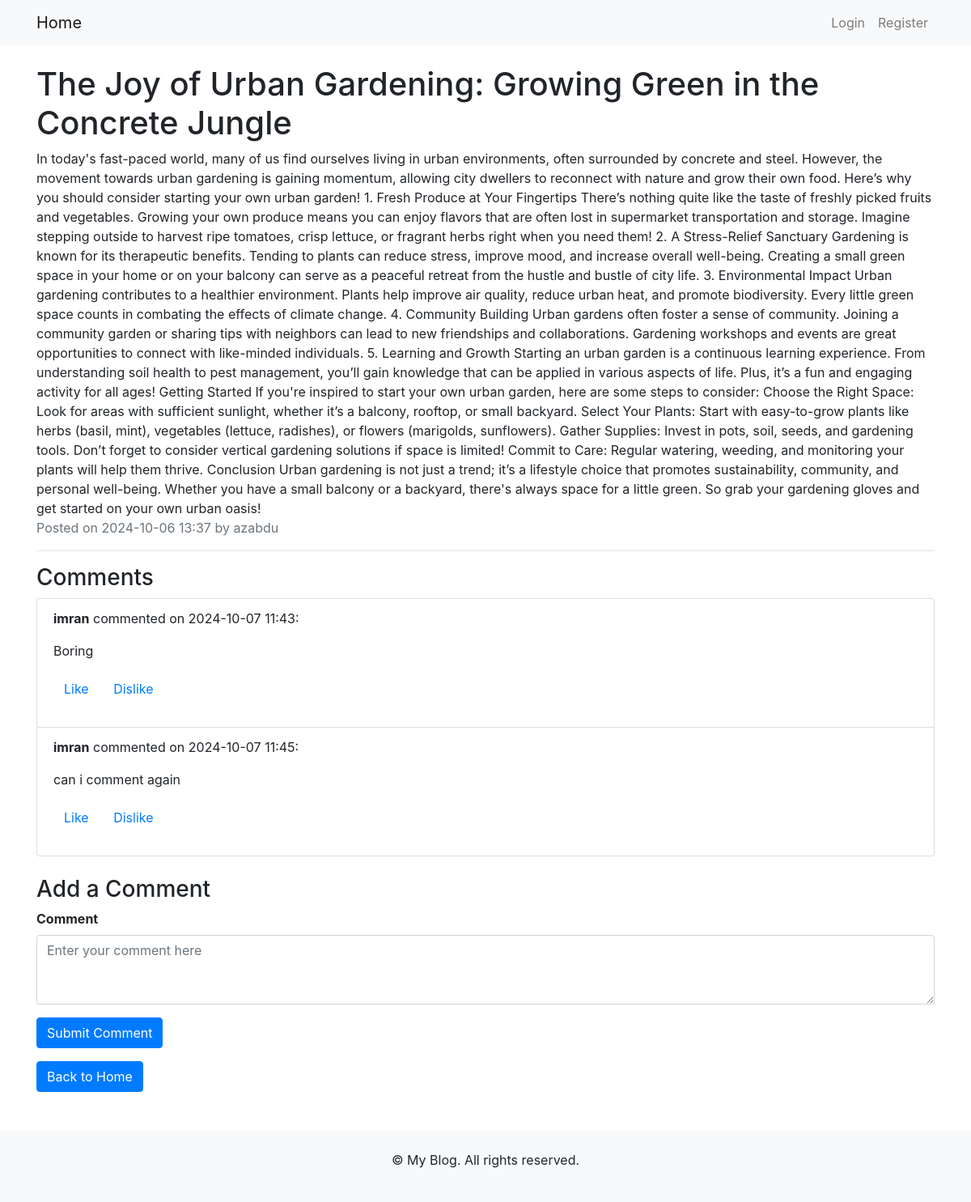
/post/1, run on the app's committed database.
### app/models.py (models this page shows, shortened)
class Post(db.Model):
    id = db.Column(db.Integer, primary_key=True)
    title = db.Column(db.String(200), nullable=False)
    content = db.Column(db.Text, nullable=False)
    date_posted = db.Column(db.DateTime, default=datetime.utcnow)
    user_id = db.Column(db.Integer, db.ForeignKey('user.id'), nullable=False)
    comments = db.relationship('Comment', backref='post', lazy=True)

class User(db.Model, UserMixin):
    id = db.Column(db.Integer, primary_key=True)
    username = db.Column(db.String(150), unique=True, nullable=False)
    email = db.Column(db.String(150), unique=True, nullable=False)
    password = db.Column(db.String(150), nullable=False)
    posts = db.relationship('Post', backref='author', lazy=True)

class Comment(db.Model):
    id = db.Column(db.Integer, primary_key=True)
    content = db.Column(db.Text, nullable=False)
    date_commented = db.Column(db.DateTime, default=datetime.utcnow)
    post_id = db.Column(db.Integer, db.ForeignKey('post.id'), nullable=False)
    user_id = db.Column(db.Integer, db.ForeignKey('user.id'), nullable=False)
    user = db.relationship('User', backref='comments')

### app/routes.py (the view)
@main.route('/post/<int:post_id>', methods=['GET', 'POST'])
def post(post_id):
    post = Post.query.get_or_404(post_id)
    comment_form = CommentForm()
    if comment_form.validate_on_submit():
        comment = Comment(content=comment_form.content.data, post=post, user_id=current_user.id)
        db.session.add(comment)
        db.session.commit()
        flash('Your comment has been added!', 'success')
        return redirect(url_for('main.post', post_id=post.id))  # Redirect to the same post after adding a comment
    comments = Comment.query.filter_by(post_id=post.id).all()
    return render_template('post.html', post=post, comment_form=comment_form, comments=comments)

### app/forms.py
class CommentForm(FlaskForm):
    content = TextAreaField('Comment', validators=[DataRequired()])
    submit = SubmitField('Submit Comment')

### app/templates/post.html (shortened to what this page needs)
{% extends 'base.html' %}
{% block content %}
{% if post %}
    <h1>{{ post.title }}</h1>
    <div class="post-content">
        {{ post.content|safe }}
    </div>
    <p class="text-muted">Posted on {{ post.date_posted.strftime('%Y-%m-%d %H:%M') }} by {{ post.author.username }}</p>
    <hr>
    <h3>Comments</h3>
    {% if comments %}
        <ul class="list-group mb-4">
            {% for comment in comments %}
                <li class="list-group-item">
                    <p><strong>{{ comment.user.username }}</strong> commented on {{ comment.date_commented.strftime('%Y-%m-%d %H:%M') }}:</p>
                    <p>{{ comment.content }}</p>
                    <p>
                        <form method="POST" action="{{ url_for('main.like_comment', comment_id=comment.id) }}" style="display:inline;">
                            <button type="button" class="btn btn-link" onclick="gsap.to(this, { scale: 0.9, duration: 0.1, yoyo: true, repeat: 1 });">Like</button>
                        </form>
                        <form method="POST" action="{{ url_for('main.dislike_comment', comment_id=comment.id) }}" style="display:inline;">
                            <button type="button" class="btn btn-link" onclick="gsap.to(this, { scale: 0.9, duration: 0.1, yoyo: true, repeat: 1 });">Dislike</button>
                        </form>
                    </p>
                </li>
            {% endfor %}
        </ul>
    {% else %}
        <p>No comments yet. Be the first to comment!</p>
    {% endif %}
    <h3>Add a Comment</h3>
    <form method="POST" action="{{ url_for('main.post', post_id=post.id) }}">
        <div class="form-group">
            {{ comment_form.content.label(class='form-label') }}
            {{ comment_form.content(class='form-control', rows=3, placeholder='Enter your comment here') }}
        </div>
        <button type="submit" class="btn btn-primary">Submit Comment</button>
    </form>
{% endif %}
<a href="{{ url_for('main.home') }}" class="btn btn-primary mt-3">Back to Home</a>
{% endblock %}

### app/static/css/style.css (style rules this page uses)
* { margin: 0; padding: 0; box-sizing: border-box; }
body { font-family: Arial, sans-serif; background-color: #f8f9fa; color: #343a40; }
.form-label { font-weight: bold; }
.form-control { border-radius: 0.25rem; }

### data on the page
Post: title "The Joy of Urban Gardening: Growing Green in the Concrete Jungle", content "In today's fast-paced world, many of us find ourselves living in urban environments, often surrounded by concrete and steel. However, the movement towards urban gardening is gaining momentum, allowing city dwellers to reconnect with nature and grow their own food. Here’s why you should consider starting your own urban garden! 1. Fresh Produce at Your Fingertips There’s nothing quite like the taste of freshly picked fruits and vegetables. Growing your own produce means you can enjoy flavors that are often lost in supermarket transportation and storage. Imagine stepping outside to harvest ripe tomatoes, crisp lettuce, or fragrant herbs right when you need them! 2. A Stress-Relief Sanctuary…", date_posted "2024-10-06 13:37"
User: author.username "azabdu"
Comment: user.username "imran", date_commented "2024-10-07 11:43", content "Boring"
Comment: user.username "imran", date_commented "2024-10-07 11:45", content "can i comment again"

### other printed values
{{ comment_form.content.label(class='form-label') }} "Comment"
